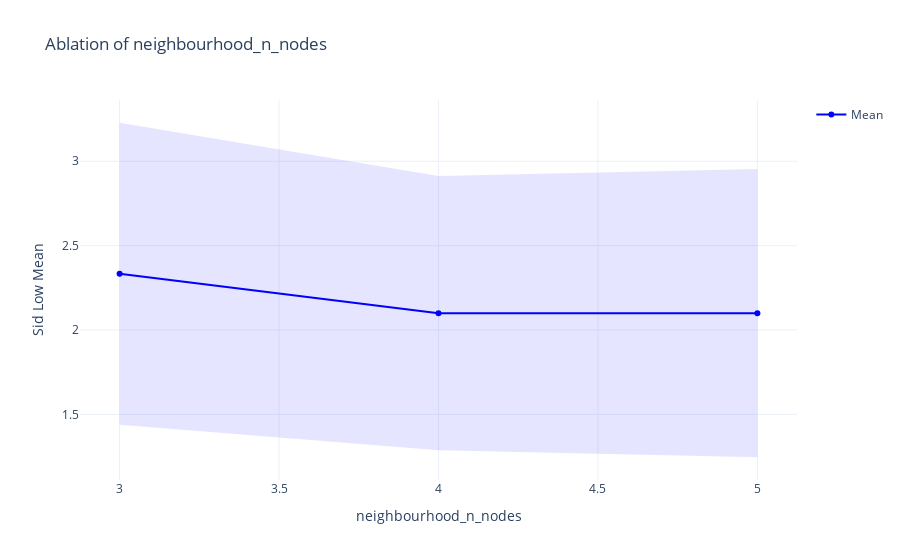

The notebook cell this image was saved under:
### Code cell
plot_ablation(agg_df, 'neighbourhood_n_nodes', metric='sid_low_mean', std_metric='sid_low_std',
              fixed_params={'max_ct_depth': True, 'max_c_set_size': 3, 'search_depth': 10, 'n_nodes': 6, 'n_edges': 6})

### Figure 1 — Plotly figure (JSON) as saved in the notebook; plotly's stock layout.template omitted (floating-point values rounded to 4 significant figures)
{"data": [{"line": {"color": "blue"}, "mode": "lines+markers", "name": "Mean", "type": "scatter", "x": [3, 4, 5], "y": [2.333, 2.1, 2.1]}, {"fill": "toself", "fillcolor": "rgba(0,0,255,0.1)", "hoverinfo": "skip", "line": {"color": "rgba(255,255,255,0)"}, "showlegend": false, "type": "scatter", "x": [3, 4, 5, 5, 4, 3], "y": [3.228, 2.913, 2.954, 1.246, 1.287, 1.439]}], "layout": {"title": {"text": "Ablation of neighbourhood_n_nodes"}, "xaxis": {"title": {"text": "neighbourhood_n_nodes"}}, "yaxis": {"title": {"text": "Sid Low Mean"}}}}
